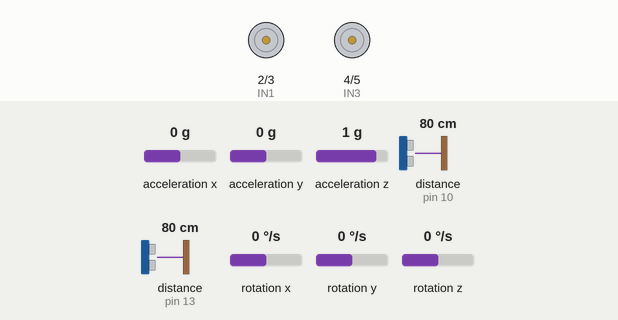
This sketch was run on a simulated Arduino Uno, built with avr-gcc and run on an emulated ATmega328P. Shown: motor-driver pin pairs drawn as motors (green arrow = first pin HIGH = forward, orange = second pin HIGH = backward, longer = more drive). The test bench sets the inputs (shaded band); at power-on: distance to the obstacle (sensors on pin 10, pin 13) 80 cm, acceleration x 0 g, acceleration y 0 g, acceleration z 1 g, rotation x 0 °/s, rotation y 0 °/s, rotation z 0 °/s. What the sketch prints to the serial monitor is not drawn.

Above: at 4.2 s.
4.3 s: distance to the obstacle (sensor on pin 10) set to 26 cm
9.4 s: distance to the obstacle (sensor on pin 10) set to 22 cm
At 14.8 s:
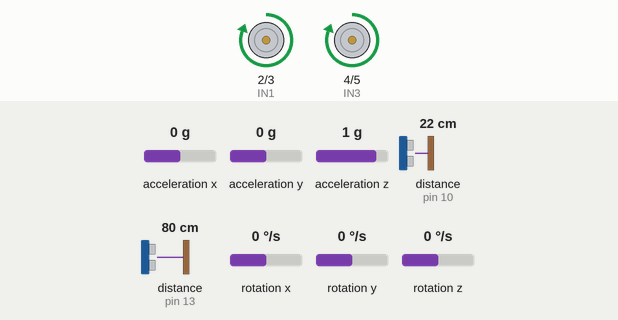
15.1 s: distance to the obstacle (sensor on pin 13) set to 6 cm
17.3 s: distance to the obstacle (sensor on pin 13) set to 3 cm
At 19.4 s:
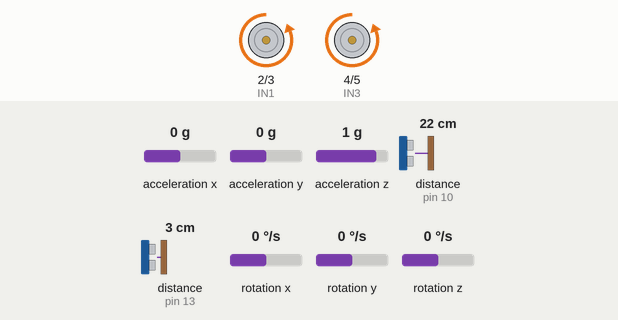
Timing chart, 0 to 20.9 s (numbered marks = the images above; inputs shaded):
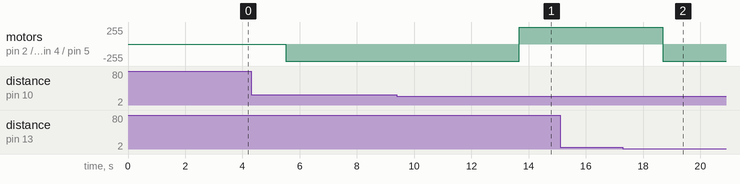

Measured:
- the behaviour switches between 25 and 24 cm on distance to the obstacle (sensor on pin 10) (found by bisection; images 0 and 1)
- the behaviour switches between 5 and 4 cm on distance to the obstacle (sensor on pin 13) (found by bisection; images 1 and 2)
- after the input at 9.4 s, motor on pin 2 (IN1) / pin 3 (IN2), motor on pin 4 (IN3) / pin 5 (IN4): backward 255/255 → forward 255/255 after 4.3 s
- after the input at 15.1 s, every drawn part: stays the same
- after the input at 17.3 s, motor on pin 2 (IN1) / pin 3 (IN2), motor on pin 4 (IN3) / pin 5 (IN4): forward 255/255 → backward 255/255 after 1.4 s

The sketch:

Barco_Prog.ino
```cpp
#include <Ultrasonic.h>
#include <MPU6050_tockn.h>
#include <Wire.h>
/*
AS PORTAS DO SENSOR MPU6050
VCC = 5V
GND = GND
SCL = A5
SDA = A4
*/

//motor A
int IN1 = 2;
int IN2 = 3;

//motor B
int IN3 = 4;
int IN4 = 5;

//VELOCIDADE
int V = 110;

// DEFINIÇÕES
//#define MPU6050_ADDR 0x68  // ENDEREÇO QUANDO O PINO AD0 ESTIVER LIGADO AO GND
#define MPU6050_ADDR         0x69 // ENDEREÇO QUANDO O PINO AD0 ESTIVER LIGADO AO VCC
#define DEBUG
// INSTANCIANDO OBJETOS
MPU6050 mpu6050(Wire);
Ultrasonic ultrasonicF (9, 10);
Ultrasonic ultrasonicT (12, 13);

// DECLARAÇÃO DE VARIÁVEIS
unsigned long controleTempo;
bool controle = false;
float anguloZ;

double distanciaF = 0;
double somaDistanciasF = 0;
double mediaDistanciaF;
int numeroDeLeiturasF = 25; // quantidade de leituras para calcular a média

double distanciaT = 0;
double somaDistanciasT = 0;
double mediaDistanciaT;
int numeroDeLeiturasT = 25; // quantidade de leituras para calcular a média

void setup() {
  Serial.begin(9600);
  Wire.begin();
  mpu6050.begin();
  mpu6050.calcGyroOffsets(true);  // MUDAR PARA "true" SE QUISER VISUALIZAR INFORMAÇÕES DE CALIBRAÇÃO NO MONITOR SERIAL

#ifdef DEBUG
  Serial.println("Fim Setup");
#endif

  pinMode(IN1, OUTPUT);
  pinMode(IN2, OUTPUT);
  pinMode(IN3, OUTPUT);
  pinMode(IN4, OUTPUT);
}

void loop() {
  //DEFINICOES
  mpu6050.update();
  distanciaF = ultrasonicF.read();
  distanciaT = ultrasonicT.read();

  //VOIDS
  ultra();
  if(controle == false){
    giroF();
  }

  // Serial.println(anguloZ);
  // delay(200);

  // moverFrente(V);
  // moverTras(V);
  // pararMotor(V);

  // Serial.print(mediaDistanciaT);
  // Serial.print(" -|- ");
  // Serial.println(mediaDistanciaF);
  // delay(500);

  // Serial.print(distanciaT);
  // Serial.print(" -|- ");
  // Serial.println(distanciaF);
  // delay(500);

}
```

Correcao.ino
```cpp
void giroF(){
  anguloZ = mpu6050.getAngleZ();

  // VERIFICA SE GIROU NO EIXO Z
  if (anguloZ >= 25){
    Serial.println("Correção frente na rota para a direita...");
      moverDireita(V);
      delay(200);

  } if (anguloZ <= -25){
    Serial.println("Correção frente na rota para a esquerda...");
      moverEsquerda(V);
      delay(200);

  } if ((anguloZ < 24) && (anguloZ > -24)) {
    Serial.println("Nada detectado em frente...");
    moverFrente(V);
    delay(200);
  }
}

//GIRAR PARA TRAS
void giroT(){
  anguloZ = mpu6050.getAngleZ();

  // VERIFICA SE GIROU NO EIXO Z
  if (anguloZ >= 25){
    Serial.println("Correção tras na rota para a esquerda...");
      moverEsquerda(V);
      delay(200);

  } if (anguloZ <= -25){
    Serial.println("Correção tras na rota para a direita...");
      moverDireita(V);
      delay(200);

  } if ((anguloZ < 24) && (anguloZ > -24)) {
    Serial.println("Nada detectado à tras...");
    moverFrente(V);
    delay(200);
  }
}
```

Media.ino
```cpp
void media(){
 somaDistanciasF = 0; // reinicia a soma a cada ciclo de média
  for (int i = 0; i < numeroDeLeiturasF; i++) {
    somaDistanciasF += distanciaF; // Adiciona a distância à soma total
    delay(50);
  }
  mediaDistanciaF = somaDistanciasF / numeroDeLeiturasF;
//-------------------------------------------------------------------------------
  somaDistanciasT = 0; // reinicia a soma a cada ciclo de média
  for (int i = 0; i < numeroDeLeiturasT; i++) {
    somaDistanciasT += distanciaT; // Adiciona a distância à soma total
    delay(50);
  }
  mediaDistanciaT = somaDistanciasT / numeroDeLeiturasT;
}
```

Motor.ino
```cpp
void moverDireita(unsigned char V)
{
 digitalWrite(IN1,LOW);
 digitalWrite(IN2,V);
 digitalWrite(IN3,LOW);
 digitalWrite(IN4,V-50);
}

void moverEsquerda(unsigned char V)
{
 digitalWrite(IN1,LOW);
 digitalWrite(IN2,V-80);
 digitalWrite(IN3,LOW);
 digitalWrite(IN4,V);
}
void moverFrente(unsigned char V)
{
 digitalWrite(IN1,LOW);
 digitalWrite(IN2,HIGH);
 digitalWrite(IN3,LOW);
 digitalWrite(IN4,HIGH);
}

void moverTras(unsigned char V)
{
 digitalWrite(IN1,HIGH);
 digitalWrite(IN2,LOW);
 digitalWrite(IN3,HIGH);
 digitalWrite(IN4,LOW);
}

void pararMotor(unsigned char V)
{
 digitalWrite(IN1,HIGH);
 digitalWrite(IN2,HIGH);
 digitalWrite(IN3,HIGH);
 digitalWrite(IN4,HIGH);
}
```

Ultrassonico.ino
```cpp
void ultra(){
  media();
  distanciaF = ultrasonicF.read();
  distanciaT = ultrasonicT.read();

  if((mediaDistanciaF > 25) && (mediaDistanciaT < 25) && (controle == false)){
    moverFrente(V);
    Serial.print("Frente");
  }
  if((mediaDistanciaF < 25) && (mediaDistanciaT > 25) && (controle == false)) {
    moverTras(V);
    Serial.print("Tras");
    controle = true;
  }
  if ((distanciaT < 5)  && (controle == true)){
    pararMotor(V);
    giroT();
    Serial.print("Parou");
  }
}
```
